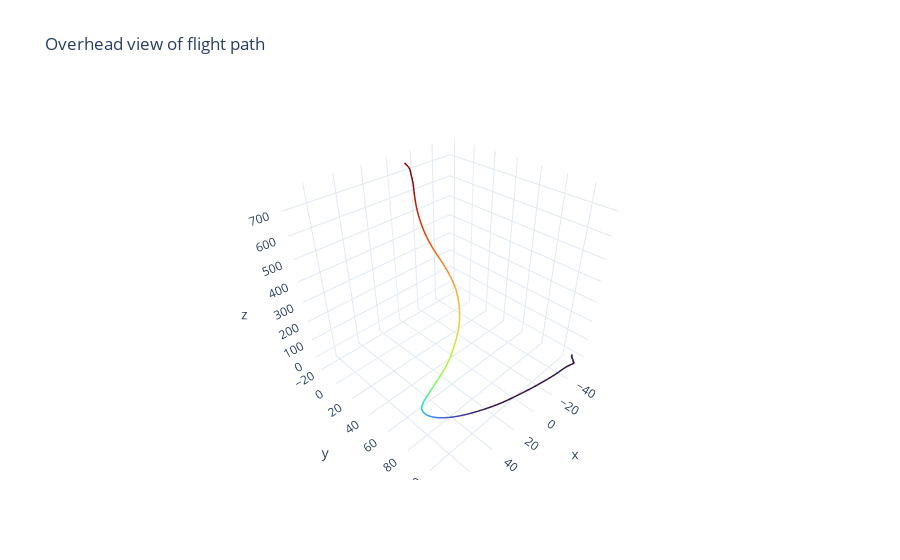

Notebook code cell kept with this figure:
### Code cell
def plt_3d_flight_path(df, distance_metric):
    x_axis = get_xaxis_settings(df, distance_metric=distance_metric)
    y_axis = get_yaxis_settings(df, distance_metric=distance_metric)
    
    fig = go.Figure()
    fig.add_trace(go.Scatter3d(
        x=x_axis['Distance']['col'], 
        y=y_axis['Distance']['col'], 
        z=y_axis['Elevation']['col'], 
        mode='lines',
        line=dict(
            color=y_axis['Elevation']['col'],
            colorscale='Turbo',
            width=3
        )
    ))
    #fig.add_trace(go.Surface(
    #    x=x_axis['Distance']['col'], 
    #    y=y_axis['Distance']['col'], 
    #    z=y_axis['Elevation']['col']
    #))
    fig.update_layout(
        title='Overhead view of flight path',
    )
    return fig

plt_3d_flight_path(test_df, 'm')

### Figure 1 — Plotly figure (JSON) as saved in the notebook; plotly's stock layout.template omitted (floating-point values rounded to 4 significant figures; data arrays with more than 128 entries replaced by an {"elided": "..."} marker saying what was removed)
{"data": [{"line": {"color": {"elided": "472 float values"}, "colorscale": [[0, "#30123b"], [0.07143, "#4145ab"], [0.1429, "#4675ed"], [0.2143, "#39a2fc"], [0.2857, "#1bcfd4"], [0.3571, "#24eca6"], [0.4286, "#61fc6c"], [0.5, "#a4fc3b"], [0.5714, "#d1e834"], [0.6429, "#f3c63a"], [0.7143, "#fe9b2d"], [0.7857, "#f36315"], [0.8571, "#d93806"], [0.9286, "#b11901"], [1, "#7a0402"]], "width": 3}, "mode": "lines", "type": "scatter3d", "x": {"elided": "472 float values"}, "y": {"elided": "472 float values"}, "z": {"elided": "472 float values"}}], "layout": {"title": {"text": "Overhead view of flight path"}}}
